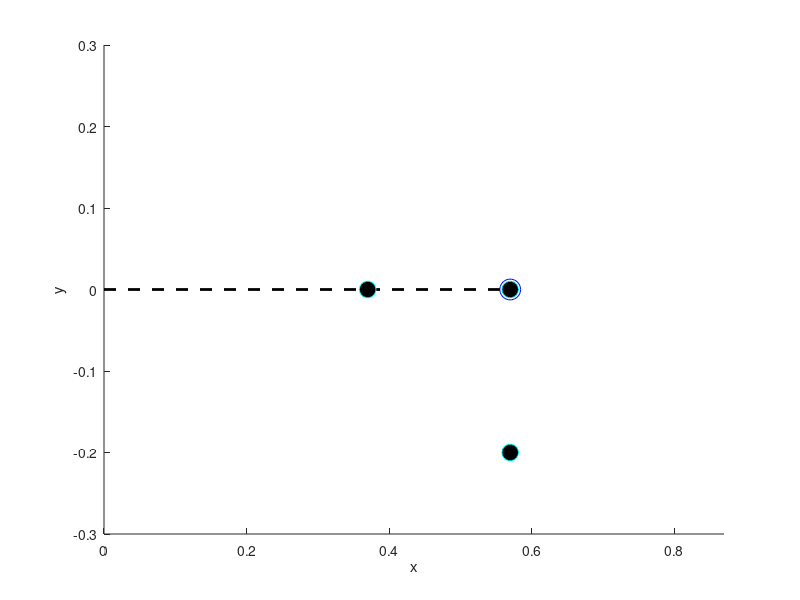

Recreate this plot in MATLAB. (Note: this script raises an error after producing the figure.)
%%%%%%%%%%%%%% INIT %%%%%%%%%%%%%%

close all
clear all
clc

rr=0.2; % robot_radius
rh=0.12; % head radius
l3=0.18; % link 3 length
n_points=100;

% head centre position wrt to Fb reference system
xT=0.57;yT=0; zT=0.57;pT=[xT,yT,zT];

%%%%%%%%%%%%%% TRANSFORMATIONS %%%%%%%%%%%%%%

% b->0
s0=0%pi/4;
C0=cos(s0);S0=sin(s0);
Rb0=[0,0,1;-1,0,0;0,-1,0]*[1,0,0;0,C0,-S0;0,S0,C0]; % rotation matrix
pb0=[xT;yT;zT]; % translation in the head centre
Tb0=[Rb0,pb0;0,0,0,1]; % transformation matrix
    
% joint 1
q1=pi/2;
C1=cos(q1);S1=sin(q1);
R01=[C1,-S1,0;S1,C1,0;0,0,1];  % rotation matrix
p01=[0;0;0]; % translation 
T01=[R01,p01;0,0,0,1]; % transformation matrix    
Tb1=Tb0*T01; 
    
% joint 2
q2=-pi/2;
s1=pi/2;
C2=cos(q2);S2=sin(q2);
Cs1=cos(s1);Ss1=sin(s1);
R12=[C2,-S2,0;Cs1*S2,Cs1*C2,Ss1;-Ss1*S2,-Ss1*C2,Cs1];  % rotation matrix
p12=[0;0;0]; % translation 
T12=[R12,p12;0,0,0,1]; % transformation matrix    
Tb2=Tb1*T12; 

% joint 3
q3=0;s2=pi/2;
Cs2=cos(s2);Ss2=sin(s2);
R23=[1,0,0;0,Cs2,Ss2;0,-Ss2,Cs2];  % rotation matrix
p23=[0;q3*Ss2;q3*Cs2]; % translation 
T23=[R23,p23;0,0,0,1]; % transformation matrix    
Tb3=Tb2*T23; 

%%%%%%%%%%%%%% PLOTS %%%%%%%%%%%%%%
 
hold on 
axis([0 xT+1.5*rr,yT-1.5*rr,yT+1.5*rr,0,zT+2*rr])
xlabel('x');ylabel('y');zlabel('z')

line([0,xT],[0 yT],[0,zT],'LineWidth',2,'LineStyle','--','Color','k')

plot3(xT,yT,zT,'bo','MarkerSize',5, 'MarkerFaceColor','r')
plot3(xT-rr*Tb1(1,3),yT-rr*Tb1(2,3),zT-rr*Tb1(3,3),'co','MarkerSize',12, 'MarkerFaceColor','k')
plot3(xT-rr*Tb2(1,3),yT-rr*Tb2(2,3),zT-rr*Tb2(3,3),'co','MarkerSize',12, 'MarkerFaceColor','k')
plot3(xT-rr*Tb3(1,3),yT-rr*Tb3(2,3),zT-rr*Tb3(3,3),'co','MarkerSize',12, 'MarkerFaceColor','k') 
plot3(xT-rr*Tb3(1,3),yT-rr*Tb3(2,3),zT-rr*Tb3(3,3),'bo','MarkerSize',15)

circular_arc(pT,rr,0,s1,Tb1,'r-')
circular_arc(pT,rr,0,s2,Tb2,'y-')
line([xT+(q3-rh-l3)*Tb3(1,3) xT+(q3-rh)*Tb3(1,3)], ...
    [yT+(q3-rh-l3)*Tb3(2,3) yT+(q3-rh)*Tb3(2,3)], ...
    [zT+(q3-rh-l3)*Tb3(3,3) zT+(q3-rh)*Tb3(3,3)],...
    'Color',[0.6 0.6 0.6],'LineStyle','-','LineWidth',5)



colormap([1, 0.75, 0.79])
[x,y,z]=sphere;

surf(xT+rh*x,rh*y,zT+rh*z)

alpha(0.4)
shading interp


box on
grid on
view([0,-1,0]);
rotate3d on


